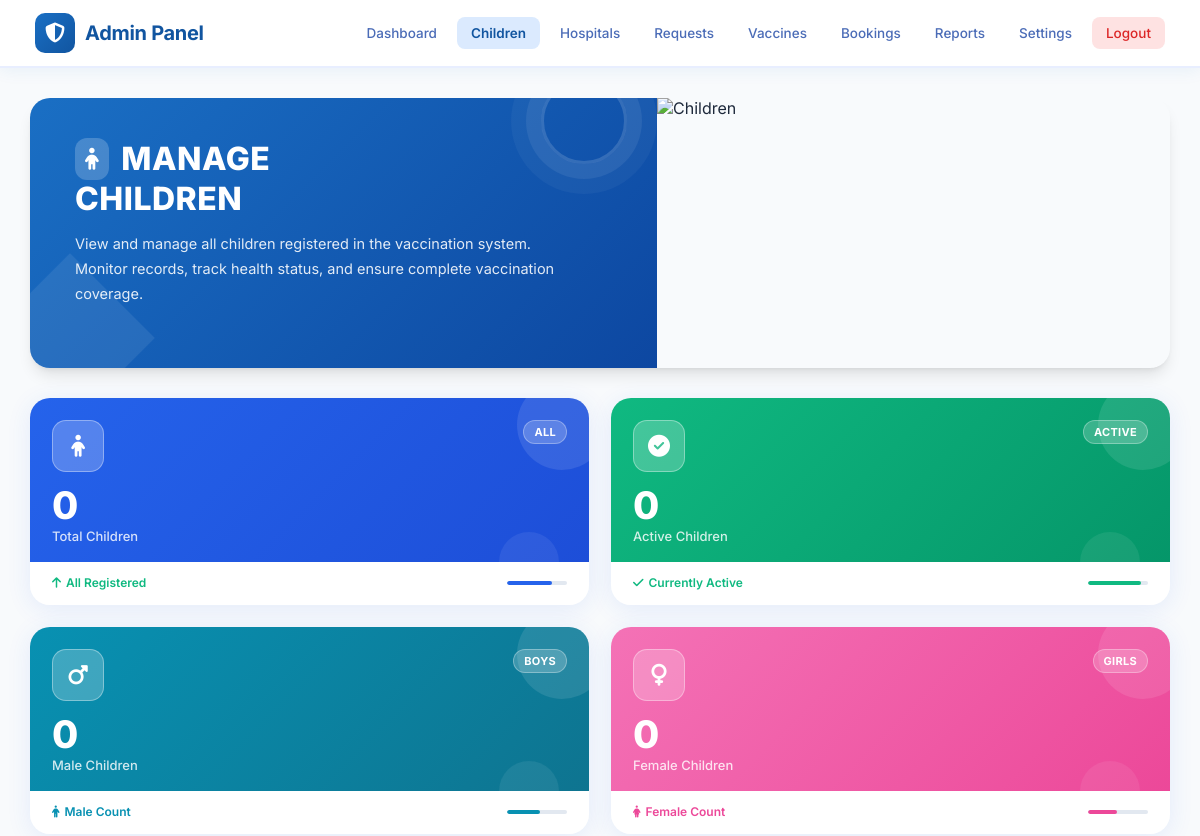
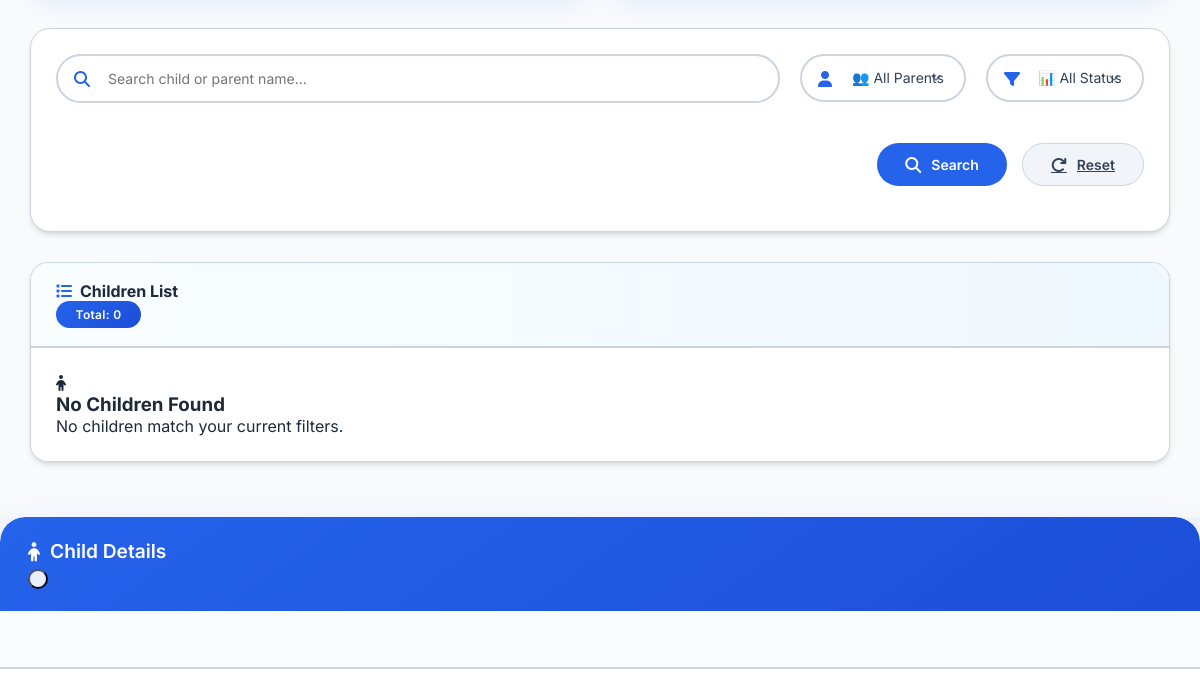
The page /admin/manage_children.php (signed in, upper part) on the database as committed earlier (2 pictures, top to bottom).
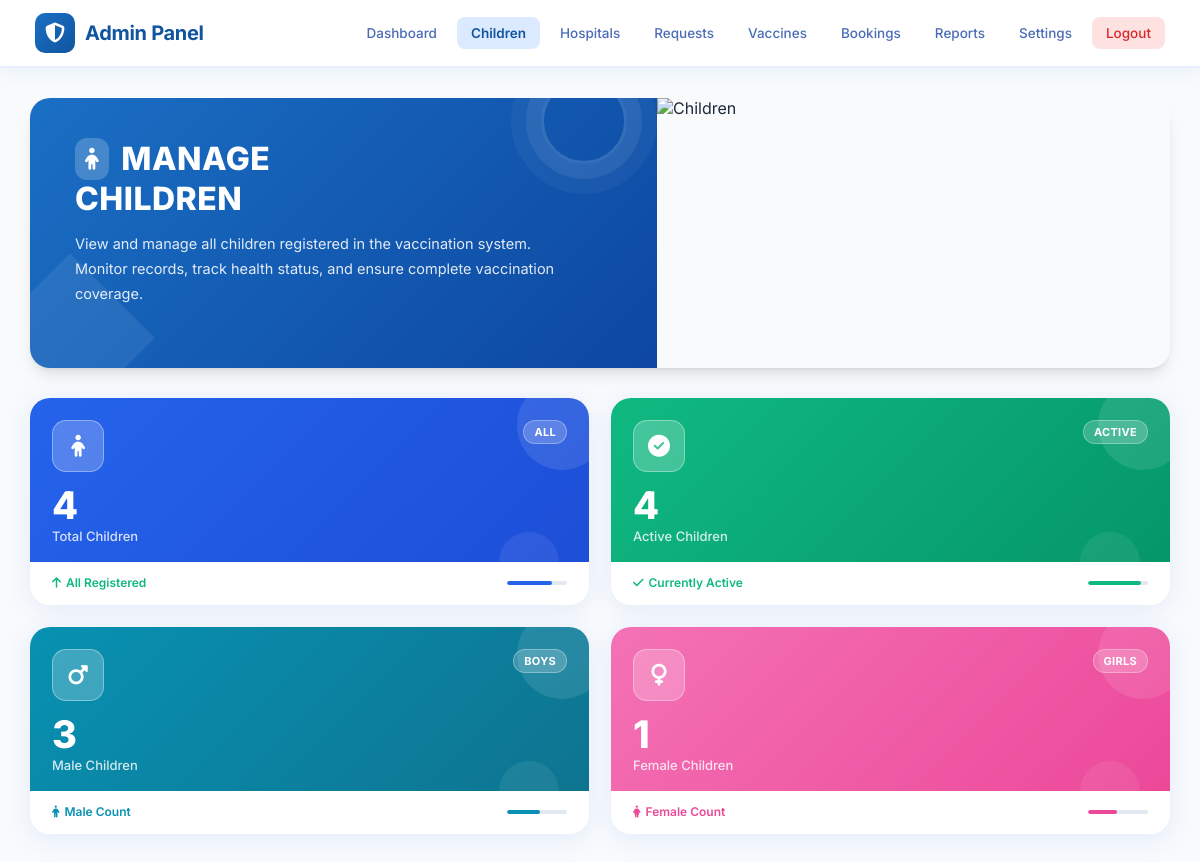
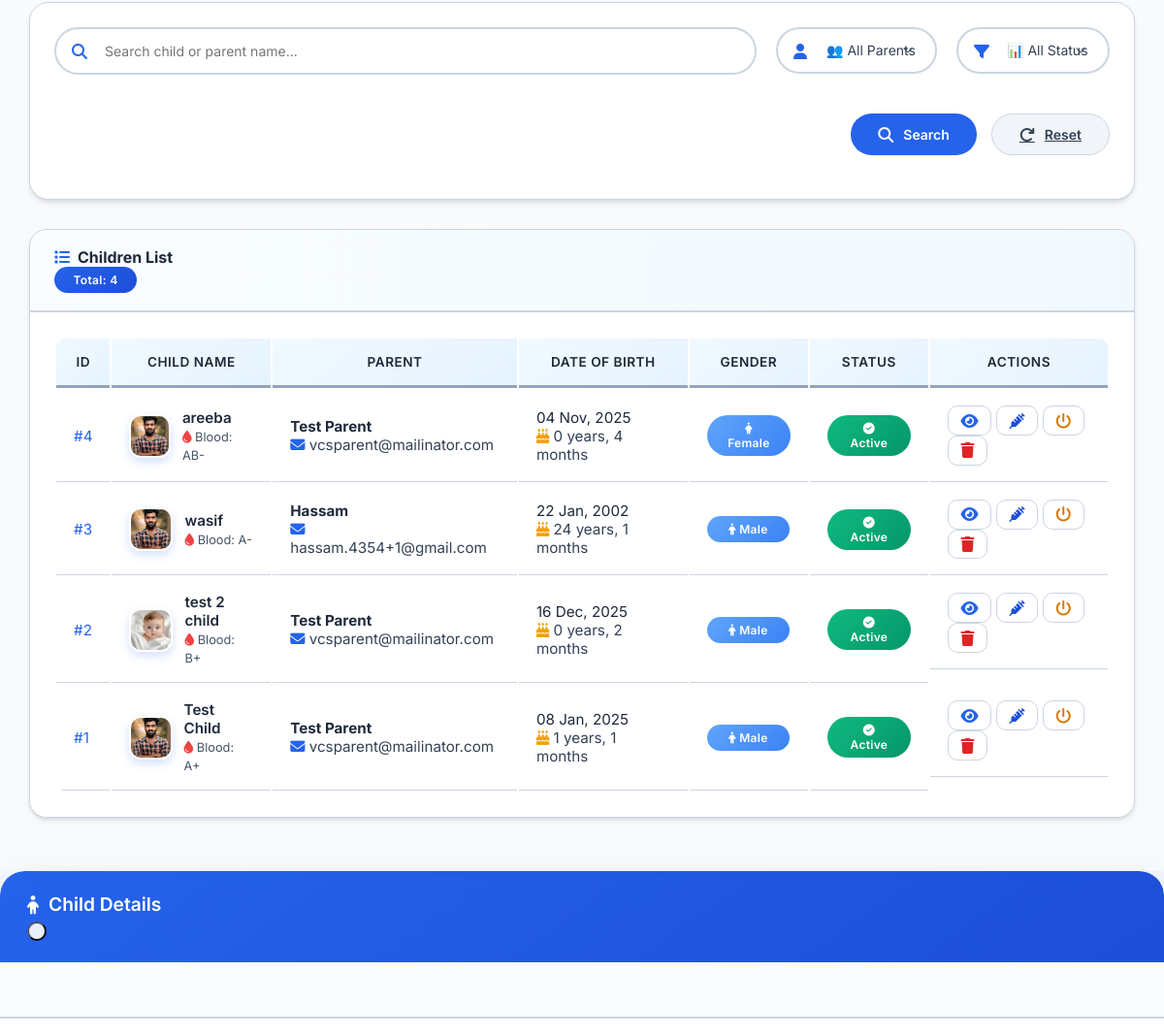
The same page on the database as committed later (2 pictures, top to bottom).
### tables this page shows
CREATE TABLE `children` (
  `child_id` int(11) NOT NULL,
  `parent_id` int(11) NOT NULL,
  `full_name` varchar(100) NOT NULL,
  `date_of_birth` date NOT NULL,
  `gender` enum('Male','Female','Other') NOT NULL,
  `blood_group` varchar(5) DEFAULT NULL,
  `birth_weight` decimal(5,2) DEFAULT NULL,
  `birth_height` decimal(5,2) DEFAULT NULL,
  `medical_conditions` text DEFAULT NULL,
  `allergies` text DEFAULT NULL,
  `photo_url` varchar(255) DEFAULT NULL,
  `is_active` tinyint(1) DEFAULT 1,
  `created_at` timestamp NOT NULL DEFAULT current_timestamp(),
  `updated_at` timestamp NOT NULL DEFAULT current_timestamp() ON UPDATE current_timestamp()
);

CREATE TABLE `parents` (
  `parent_id` int(11) NOT NULL,
  `user_id` int(11) NOT NULL,
  `full_name` varchar(100) NOT NULL,
  `address` text DEFAULT NULL,
  `city` varchar(50) DEFAULT NULL,
  `state` varchar(50) DEFAULT NULL,
  `postal_code` varchar(10) DEFAULT NULL,
  `emergency_contact` varchar(20) DEFAULT NULL,
  `created_at` timestamp NOT NULL DEFAULT current_timestamp(),
  `updated_at` timestamp NOT NULL DEFAULT current_timestamp() ON UPDATE current_timestamp()
);

CREATE TABLE `users` (
  `user_id` int(11) NOT NULL,
  `email` varchar(100) NOT NULL,
  `password_hash` varchar(255) NOT NULL,
  `user_type` enum('admin','parent','hospital') NOT NULL,
  `phone` varchar(20) DEFAULT NULL,
  `is_active` tinyint(1) DEFAULT 1,
  `created_at` timestamp NOT NULL DEFAULT current_timestamp(),
  `updated_at` timestamp NOT NULL DEFAULT current_timestamp() ON UPDATE current_timestamp(),
  `last_login` timestamp NULL DEFAULT NULL
);

### admin/manage_children.php (the view, shortened to what the changed rows need)
<?php
$db_host = "localhost";
$db_name = "child_vaccination_system";
$db_user = "root";
$db_pass = "";
try {
    $pdo = new PDO("mysql:host=$db_host;dbname=$db_name;charset=utf8mb4", $db_user, $db_pass);
    $pdo->setAttribute(PDO::ATTR_ERRMODE, PDO::ERRMODE_EXCEPTION);
} catch (PDOException $e) {
    die("Database connection failed: " . $e->getMessage());
}
$page = max(1, intval($_GET['page'] ?? 1));
$limit = 20;
$offset = ($page - 1) * $limit;
$params = [];
$count_sql = "SELECT COUNT(*) as total FROM children c LEFT JOIN parents p ON c.parent_id = p.parent_id";
$count_stmt = $pdo->prepare($count_sql);
$count_stmt->execute($params);
$total_children = $count_stmt->fetch()['total'];
$sql = "SELECT c.*, p.full_name as parent_name, u.email as parent_email, u.phone as parent_phone
        FROM children c
        LEFT JOIN parents p ON c.parent_id = p.parent_id
        LEFT JOIN users u ON p.user_id = u.user_id";
$sql .= " ORDER BY c.created_at DESC LIMIT ? OFFSET ?";
$stmt = $pdo->prepare($sql);
$param_index = 1;
$stmt->bindValue($param_index++, $limit, PDO::PARAM_INT);
$stmt->bindValue($param_index++, $offset, PDO::PARAM_INT);
$stmt->execute();
$children = $stmt->fetchAll();
?>
<!DOCTYPE html>
<html lang="en">
<head>
    <link rel="stylesheet" href="https://cdnjs.cloudflare.com/ajax/libs/font-awesome/6.4.0/css/all.min.css">
</head>
<body>
    <div class="dashboard-layout">
        <nav class="admin-navbar">
            <div class="logo">
                <h2>Admin Panel</h2>
            </div>
        </nav>
        <div class="main-content">
            <div class="container">
                <div class="page-header">
                    <div class="page-header-text">
                        <h1>
                            <span class="header-icon"><i class="fas fa-child"></i> Manage</span>
                            Children
                        </h1>
                    </div>
                </div>
                <div class="stats-grid">
                    <?php
                    $active_count = $pdo->query("SELECT COUNT(*) FROM children WHERE is_active = 1")->fetchColumn();
                    $male_count = $pdo->query("SELECT COUNT(*) FROM children WHERE gender = 'Male'")->fetchColumn();
                    $female_count = $pdo->query("SELECT COUNT(*) FROM children WHERE gender = 'Female'")->fetchColumn();
                    ?>
                    <div class="stat-card">
                        <div class="stat-top-bg">
                            <div class="stat-icon-row">
                                <div class="stat-icon"><i class="fas fa-child"></i></div>
                                <span class="stat-badge">ALL</span>
                            </div>
                            <div class="stat-number"><?php echo $total_children; ?></div>
                            <div class="stat-label-top">Total Children</div>
                        </div>
                    </div>
                    <div class="stat-card">
                        <div class="stat-top-bg">
                            <div class="stat-icon-row">
                                <div class="stat-icon"><i class="fas fa-check-circle"></i></div>
                                <span class="stat-badge">ACTIVE</span>
                            </div>
                            <div class="stat-number"><?php echo $active_count; ?></div>
                            <div class="stat-label-top">Active Children</div>
                        </div>
                    </div>
                    <div class="stat-card">
                        <div class="stat-top-bg">
                            <div class="stat-icon-row">
                                <div class="stat-icon"><i class="fas fa-mars"></i></div>
                                <span class="stat-badge">BOYS</span>
                            </div>
                            <div class="stat-number"><?php echo $male_count; ?></div>
                            <div class="stat-label-top">Male Children</div>
                        </div>
                    </div>
                    <div class="stat-card">
                        <div class="stat-top-bg">
                            <div class="stat-icon-row">
                                <div class="stat-icon"><i class="fas fa-venus"></i></div>
                                <span class="stat-badge">GIRLS</span>
                            </div>
                            <div class="stat-number"><?php echo $female_count; ?></div>
                            <div class="stat-label-top">Female Children</div>
                        </div>
                    </div>
                </div>
                <div class="card">
                    <div class="card-header d-flex justify-content-between align-items-center">
                        <h6 class="mb-0">
                            <i class="fas fa-list me-2"></i>Children List
                        </h6>
                        <span class="badge badge-primary">Total: <?php echo $total_children; ?></span>
                    </div>
                    <div class="card-body p-0">
                        <?php if (empty($children)): ?>
                            <div class="empty-state">
                                <i class="fas fa-child"></i>
                                <h3>No Children Found</h3>
                                <p>No children match your current filters.</p>
                            </div>
                        <?php else: ?>
                            <div class="table-responsive">
                                <table class="table table-hover mb-0">
                                    <thead>
                                        <tr>
                                            <th>ID</th>
                                            <th>Child Name</th>
                                            <th>Parent</th>
                                            <th>Date of Birth</th>
                                            <th>Gender</th>
                                            <th>Status</th>
                                            <th>Actions</th>
                                        </tr>
                                    </thead>
                                    <tbody>
                                        <?php foreach ($children as $child):
                                            $dob = new DateTime($child['date_of_birth']);
                                            $today = new DateTime();
                                            $age = $today->diff($dob);
                                        ?>
                                            <tr>
                                                <td class="fw-bold" style="color: var(--primary);">#<?php echo $child['child_id']; ?></td>
                                                <td>
                                                    <div class="user-info">
                                                        <?php if (!empty($child['photo_url'])): ?>
                                                            <img src="../<?php echo htmlspecialchars($child['photo_url']); ?>"
                                                                 class="profile-img me-3"
                                                                 onerror="this.style.display='none'; this.nextElementSibling.style.display='flex'">
                                                        <?php endif; ?>
                                                        <div class="user-details">
                                                            <h6><?php echo htmlspecialchars($child['full_name']); ?></h6>
                                                            <?php if ($child['blood_group']): ?>
                                                                <small><i class="fas fa-tint" style="color: #ef4444;"></i> Blood: <?php echo $child['blood_group']; ?></small>
                                                            <?php endif; ?>
                                                        </div>
                                                    </div>
                                                </td>
                                                <td>
                                                    <div>
                                                        <strong style="color: var(--gray-700);"><?php echo htmlspecialchars($child['parent_name']); ?></strong>
                                                        <div class="text-muted small">
                                                            <i class="fas fa-envelope me-1" style="color: var(--primary);"></i>
                                                            <?php echo htmlspecialchars($child['parent_email']); ?>
                                                        </div>
                                                    </div>
                                                </td>
                                                <td>
                                                    <span style="color: var(--gray-700);"><?php echo $dob->format('d M, Y'); ?></span>
                                                    <div class="text-muted small">
                                                        <i class="fas fa-birthday-cake me-1" style="color: #f59e0b;"></i>
                                                        <?php echo $age->y . ' years, ' . $age->m . ' months'; ?>
                                                    </div>
                                                </td>
                                                <td>
                                                    <span class="badge badge-info">
                                                        <i class="fas <?php echo $child['gender'] == 'Male' ? 'fa-male' : 'fa-female'; ?> me-1"></i>
                                                        <?php echo htmlspecialchars($child['gender']); ?>
                                                    </span>
                                                </td>
                                                <td>
                                                    <span class="badge <?php echo $child['is_active'] ? 'badge-success' : 'badge-danger'; ?>">
                                                        <i class="fas <?php echo $child['is_active'] ? 'fa-check-circle' : 'fa-times-circle'; ?> me-1"></i>
                                                        <?php echo $child['is_active'] ? 'Active' : 'Inactive'; ?>
                                                    </span>
                                                </td>
                                                <td class="table-actions">
                                                    <div class="btn-group btn-group-sm">
                                                        <button type="button" class="btn btn-outline-primary"
                                                                title="View Details"
                                                                onclick="viewChild(<?php echo $child['child_id']; ?>)">
                                                            <i class="fas fa-eye"></i>
                                                        </button>
                                                        <button type="button" class="btn btn-outline-info"
                                                                title="Vaccination History"
                                                                onclick="viewVaccinations(<?php echo $child['child_id']; ?>)">
                                                            <i class="fas fa-syringe"></i>
                                                        </button>
                                                        <button type="button" class="btn btn-outline-warning"
                                                                title="<?php echo $child['is_active'] ? 'Deactivate' : 'Activate'; ?>"
                                                                onclick="toggleStatus(<?php echo $child['child_id']; ?>, <?php echo $child['is_active'] ? 0 : 1; ?>)">
                                                            <i class="fas fa-power-off"></i>
                                                        </button>
                                                        <button type="button" class="btn btn-outline-danger"
                                                                title="Delete"
                                                                onclick="deleteChild(<?php echo $child['child_id']; ?>)">
                                                            <i class="fas fa-trash"></i>
                                                        </button>
                                                    </div>
                                                </td>
                                            </tr>
                                        <?php endforeach; ?>
                                    </tbody>
                                </table>
                            </div>
                        <?php endif; ?>
                    </div>
                </div>
            </div>
        </div>
    </div>
</body>
</html>

Rows that differ between the two databases and show on the page:
added children: child_id "4", photo_url (picture), full_name "areeba", blood_group "AB-", parent.full_name "Test Parent", users.email "vcsparent@mailinator.com", date_of_birth "04 Nov, 2025", date_of_birth "0", date_of_birth "4", gender "Female", is_active 1 (drawn)
added children: child_id "3", photo_url (picture), full_name "wasif", blood_group "A-", parent.full_name "Hassam", users.email "hassam.4354+1@gmail.com", date_of_birth "22 Jan, 2002", date_of_birth "24", date_of_birth "1", gender "Male", is_active 1 (drawn)
added children: child_id "2", photo_url (picture), full_name "test 2 child", blood_group "B+", parent.full_name "Test Parent", users.email "vcsparent@mailinator.com", date_of_birth "16 Dec, 2025", date_of_birth "0", date_of_birth "2", gender "Male", is_active 1 (drawn)
added children: child_id "1", photo_url (picture), full_name "Test Child", blood_group "A+", parent.full_name "Test Parent", users.email "vcsparent@mailinator.com", date_of_birth "08 Jan, 2025", date_of_birth "1", gender "Male", is_active 1 (drawn)
Other text that changed with them:
$total_children: "0" → "4"
$active_count: "0" → "4"
$male_count: "0" → "3"
$female_count: "0" → "1"
text no longer shown: "No Children Found No children match your current filters."
text now shown: "ID CHILD NAME PARENT DATE OF BIRTH GENDER STATUS ACTIONS"
